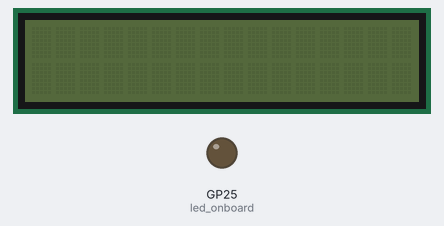
A program run on a simulated Raspberry Pi Pico running MicroPython. Parts: 16×2 character LCD, output pins drawn as LEDs (lit = HIGH). The clock reads 2024-03-15 10:24:30 at power-on unless the program sets it; pins used as bus, display or sensor lines are not drawn.

Above: at 0.1 s.
At 0.5 s:
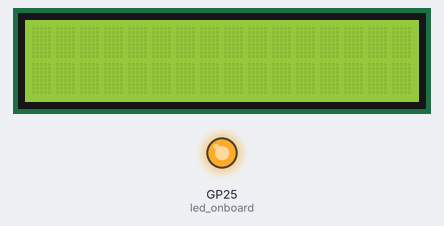
At 39.87 s:
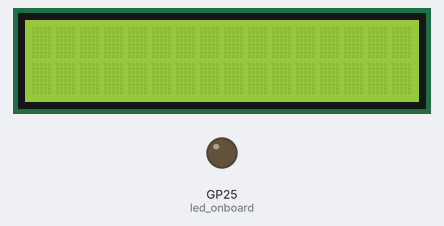
Timing chart, 0 to 40.0 s (numbered marks = the images above):
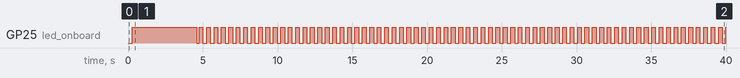

Measured:
- by itself, GP25 (led_onboard): goes HIGH 4.3 s, LOW 0.15 s, 71 × (HIGH 0.25 s, LOW 0.25 s), then HIGH

The program:

clock.py
```python
# -----------------------------------------
#                 NOTES
# -----------------------------------------
"""
Dieter Steinhauser
12/2022
PicoPAD Test Script

"""

# -----------------------------------------
#               IMPORTS
# -----------------------------------------

from LCD import LCD
# import _thread
from utime import sleep, sleep_ms, sleep_us, ticks_ms
from machine import Pin, Timer, ADC, freq
import gc
from machine import RTC


# -----------------------------------------
#         CONSTANTS/VARIABLES
# -----------------------------------------

# ------------------
REFRESH_RATE = 10 # Frequency in Hz
REFRESH_PERIOD = int((1 / REFRESH_RATE) * 1000) # delay in milliseconds

# ------------------
UPY_BIT_RES = 16
ADC_REF = 3.3
VOLT_PER_BIT = ADC_REF / (2**UPY_BIT_RES) # ADC recieves in 2 byte packets and micropython automagically fixes it.

# ------------------
DAC_REF = 5.0
DC_OFFSET = 0
DC_OFFSET_RES = int((DC_OFFSET / DAC_REF) * (2**UPY_BIT_RES))

# ------------------
FREQ_MAX = 160
FREQ_MIN = 10
AMP_MAX = DAC_REF
AMP_MIN = 0

MAX_DIST_US0 = 50
MAX_DIST_US1 = 20


# -------------------------------------------------------------
#           INITIALIZATION
# -------------------------------------------------------------

# -----------------------------------------
#           SYSTEM CLOCK
# -----------------------------------------

DEFAULT_SYS_CLK = 125_000_000
STABLE_OVERCLOCK = 270_000_000

# Pico can go up to 270MHz before needing to flash to the eeprom directly.
system_clock = DEFAULT_SYS_CLK

# if the system clock is not the default, apply the clock speed.
if system_clock !=  DEFAULT_SYS_CLK:
    freq(system_clock)

# print(f'Clock: {freq()/1e6}MHz')

# -----------------------------------------
#               PINOUT
# -----------------------------------------

# LCD Pins handled in LCD.py
# ----------------------------
# EN = Pin(0, Pin.OUT)
# RS = Pin(1, Pin.OUT)
# D7 = Pin(2, Pin.OUT)
# D6 = Pin(3, Pin.OUT)
# D5 = Pin(4, Pin.OUT)
# D4 = Pin(5, Pin.OUT)

# Ultrasonic sensor pins handled in sensors.py
# ----------------------------
# us0_trig = Pin(6, Pin.OUT)
# us0_echo = Pin(7, Pin.IN)
# us1_trig = Pin(8, Pin.OUT)
# us1_echo = Pin(9, Pin.IN)

# Switches
# ----------------------------
# sw0 = Pin(10, Pin.IN, Pin.PULL_DOWN)
# sw1 = Pin(11, Pin.IN, Pin.PULL_DOWN)
# sw2 = Pin(12, Pin.IN, Pin.PULL_DOWN)
# sw3 = Pin(13, Pin.IN, Pin.PULL_DOWN)
# switch_pins = [sw0, sw1, sw2, sw3]

# LEDs
# ----------------------------
# led0 = Pin(14, Pin.OUT)
# led1 = Pin(15, Pin.OUT)
led_onboard = Pin(25, Pin.OUT)
# led_pins = [led0, led1, led_onboard]

# SPI handled by the Hardware in spi_config.py
# ----------------------------
# miso = Pin(16, Pin.IN)
# cs = Pin(17, Pin.OUT, value=1)
# mosi = Pin(18, Pin.OUT)
# sck = Pin(19, Pin.OUT)

# Buttons
# ----------------------------
# button0 = Pin(20, Pin.IN)
# button1 = Pin(21, Pin.IN)
# button2 = Pin(22, Pin.IN)
# button3 = Pin(28, Pin.IN)
# button_pins = [button0, button1, button2, button3]

# ADC
# ----------------------------
# adc0 = ADC(26) # Connect to GP26, which is channel 0
# adc1 = ADC(27) # Connect to GP27, which is channel 1

# -----------------------------------------
#           REAL TIME CLOCK
# -----------------------------------------
# from machine import RTC

rtc = RTC()
rtc.datetime((2022, 12, 22, 0, 12, 52, 0, 0)) # set a specific date and
                                             # time, eg. 2017/8/23 1:12:48
rtc.datetime() # get date and time

# -----------------------------------------
#           LCD
# -----------------------------------------
lcd = LCD(enable_pin=0,
         reg_select_pin=1,
         data_pins=[2, 3, 4, 5]
         )

lcd.init()
lcd.clear()
# lcd.cursor_on()
# lcd.blink()
# -----------------------------------------
#           ADC
# -----------------------------------------
adc0 = ADC(26) # Connect to GP26, which is channel 0
adc1 = ADC(27) # Connect to GP27, which is channel 1
# adc2 = machine.ADC(28) # Connect to GP28, which is channel 2
# adc_reading = adc0.read_u16() * VOLT_PER_BIT # read and report the ADC reading


# -----------------------------------------
#           PROCESS 1: IO
# -----------------------------------------

while True:

    splash = True
    # Display the splash screen on startup.
    if splash is True:
        led_onboard(1)
        lcd.print(f'PicoPAD Test  ')
        lcd.go_to(0,1)
        lcd.print(f'Dieter S.        ')
        sleep(2)
        lcd.home()
        lcd.clear()
        lcd.print(f'System Clock')
        lcd.go_to(0,1)
        lcd.print(f'{freq()/1e6}MHz')
        sleep(2)
        lcd.home()
        lcd.clear()
        led_onboard.toggle()

    while True:

        # read ADC
        # -----------------------------------------
#         adc0_reading = (adc0.read_u16() * VOLT_PER_BIT) - 0.100
#         adc1_reading = (adc1.read_u16() * VOLT_PER_BIT) - 0.100

        year, month, day, weekday, hour, minute, second, microsecond = rtc.datetime() # get date and time
        hour = f'0{hour}' if hour < 10 else hour
        minute = f'0{minute}' if minute < 10 else minute
        second = f'0{second}' if second < 10 else second
        microsecond = f'0{microsecond}' if microsecond < 10 else microsecond

        lcd.home()
        lcd.print(f'{month}/{day}/{year}   ')
        lcd.go_to(0,1)
        lcd.print(f'{hour}:{minute}:{second}   ')

        # toggle onboard LED for System speed status and refresh delay
        # -----------------------------------------
        led_onboard.toggle()
        sleep_ms(REFRESH_PERIOD)
        gc.collect()
```

LCD.py
```python
# -----------------------------------------
#                 NOTES
# -----------------------------------------
"""
Dieter Steinhauser
5/2023
Parallel LCD functions, Configured for 4-bit communication.
"""

# -----------------------------------------
#               IMPORTS
# -----------------------------------------

from machine import Pin
import time
utime = time

# -----------------------------------------
#          CONSTANTS AND VARIABLES
# -----------------------------------------

# CONSTANTS
# ----------------------

LCD_CMD = 0
LCD_DATA = 1

# ----------------------
# GPIO Wiring: Legacy Structure
# ----------------------

# EN = Pin(0, Pin.OUT) # Enable Pin
# RS = Pin(1, Pin.OUT) # Register Select

# PINS = [2, 3, 4, 5]
# Pin numbers for the upper nibble, does the below assignment in configure method.
# D4 = Pin(2, Pin.OUT)
# D5 = Pin(3, Pin.OUT)
# D6 = Pin(4, Pin.OUT)
# D7 = Pin(5, Pin.OUT)

# list that gets populated with pinout objects for data line.
# DATA_BUS = []

# -----------------------------------------
#                 METHODS
# -----------------------------------------

# def Configure():
#     """Creates the data bus object from the pin list"""

#     for index in range(4):
#        DATA_BUS.append(Pin(PINS[index], Pin.OUT))

# # -----------------------------------------

# def lcd_strobe():
#     """Flashes the enable line and provides wait period."""

#     EN.value(1)
#     utime.sleep_ms(1)

#     EN.value(0)
#     utime.sleep_ms(1)

# # -----------------------------------------

# def lcd_write(command, mode):
#     """Sends data to the LCD module. """

#     # determine if writing a command or data
#     data = command if mode == 0 else ord(command)

#     # need upper nibble for first loop. lower nibble can use data directly.
#     upper = data >> 4

#     # write the upper nibble
#     for index in range(4):
#         bit = upper & 1
#         DATA_BUS[index].value(bit)
#         upper = upper >> 1

#     # strobe the LCD, sending the nibble
#     RS.value(mode)
#     lcd_strobe()

#     # write the lower nibble
#     for index in range(4):
#         bit = data & 1
#         DATA_BUS[index].value(bit)
#         data = data >> 1

#     # Strobe the LCD, sending the nibble
#     RS.value(mode)
#     lcd_strobe()
#     utime.sleep_ms(1)
#     RS.value(1)

# # -----------------------------------------

# def lcd_clear():
#     """Clear the LCD Screen."""

#     lcd_write(0x01, 0)
#     utime.sleep_ms(5)

# # -----------------------------------------

# def lcd_home():
#     """Return the Cursor to the starting position."""

#     lcd_write(0x02, 0)
#     utime.sleep_ms(5)

# # -----------------------------------------


# def lcd_cursor_blink():
#     """Have the cursor start blinking."""

#     lcd_write(0x0D, 0)
#     utime.sleep_ms(1)

# # -----------------------------------------

# def lcd_cursor_on():
#     """Have the cursor on, Good for debugging."""

#     lcd_write(0x0E, 0)
#     utime.sleep_ms(1)

# # -----------------------------------------

# def lcd_cursor_off():
#     """Turn the cursor off."""

#     lcd_write(0x0C, 0)
#     utime.sleep_ms(1)

# # -----------------------------------------

# def lcd_puts(string):
#     """Write a string on to the LCD."""

#     for element in string:
#        lcd_putch(element)

# # -----------------------------------------

# def lcd_putch(c):
#     """Write a character on to the LCD."""
#     lcd_write(c, 1)

# # -----------------------------------------

# def lcd_goto(column, row):


#     if row == 0:
#         address = 0

#     if row == 1:
#         address = 0x40

#     if row == 2:
#         address = 0x14

#     if row == 3:
#         address = 0x54

#     address = address + column
#     lcd_write(0x80 | address, 0)

# # -----------------------------------------

# def lcd_init():

#     # Configure the pins of the device.
#     Configure()
#     utime.sleep_ms(120)

#     # clear values on data bus.
#     for index in range(4):
#         DATA_BUS[index].value(0)
#     utime.sleep_ms(50)

#     # initialization sequence.
#     DATA_BUS[0].value(1)
#     DATA_BUS[1].value(1)
#     lcd_strobe()
#     utime.sleep_ms(10)

#     lcd_strobe()
#     utime.sleep_ms(10)

#     lcd_strobe()
#     utime.sleep_ms(10)

#     DATA_BUS[0].value(0)
#     lcd_strobe()
#     utime.sleep_ms(5)

#     lcd_write(0x28, 0)
#     utime.sleep_ms(1)

#     lcd_write(0x08, 0)
#     utime.sleep_ms(1)

#     lcd_write(0x01, 0)
#     utime.sleep_ms(10)

#     lcd_write(0x06, 0)
#     utime.sleep_ms(5)

#     lcd_write(0x0C, 0)
#     utime.sleep_ms(10)


# -----------------------------------------
#                 LCD Class:
# -----------------------------------------


class LCD:
    """The LCD class is meant to abstract the LCD driver further and streamline development."""

    CMD_MODE = 0
    DATA_MODE = 1

    def __init__(self, enable_pin: int, reg_select_pin: int, data_pins: list) -> None:
        """
        Object initialization.

        :param enable_pin: integer value of the enable pin desired.
        :type enable_pin: int
        :param reg_select_pin: integer value of the reg_select pin desired.
        :type reg_select_pin: int
        :param data_pins: list of integer values for the data pins desired in communication.
        :type data_pins: list[int]
        """

        self.enable_pin = Pin(enable_pin, Pin.OUT)
        self.reg_select_pin = Pin(reg_select_pin, Pin.OUT)
        self._data_pins = data_pins
        self.data_bus = []

        # Configure the pins of the device.
        self._configure()
        utime.sleep_ms(120)

    # -----------------------------------------

    def _configure(self):
        """Creates the data bus object from the pin list. """

        # Configure the pins of the device.
        for element in self._data_pins:
            self.data_bus.append(Pin(element, Pin.OUT))

    # -----------------------------------------

    def init(self):
        """Initializes the LCD for communication."""

        # clear values on data bus.
        for index in range(4):
            self.data_bus[index].value(0)
        utime.sleep_ms(50)

        # initialization sequence.
        self.data_bus[0].value(1)
        self.data_bus[1].value(1)
        self.strobe()
        utime.sleep_ms(10)

        self.strobe()
        utime.sleep_ms(10)

        self.strobe()
        utime.sleep_ms(10)

        self.data_bus[0].value(0)
        self.strobe()
        utime.sleep_ms(5)

        self.write(0x28, 0)
        utime.sleep_ms(1)

        self.write(0x08, 0)
        utime.sleep_ms(1)

        self.write(0x01, 0)
        utime.sleep_ms(10)

        self.write(0x06, 0)
        utime.sleep_ms(5)

        self.write(0x0C, 0)
        utime.sleep_ms(10)

    # -----------------------------------------

    def strobe(self):
        """
        Flashes the enable line and provides wait period.
        """

        self.enable_pin.value(1)
        utime.sleep_ms(1)

        self.enable_pin.value(0)
        utime.sleep_ms(1)

    # -----------------------------------------

    def write(self, command, mode):
        """
        Sends data to the LCD module.

        :param command: Information packet being sent to the LCD.
        :type command: str
        :param mode: Mode of operation for the LCD, either command mode (1) or data mode (0)
        :type mode: int
        :return: None
        """

        # determine if writing a command or data
        data = command if mode == 0 else ord(command)

        # need upper nibble for first loop. lower nibble can use data directly.
        upper = data >> 4

        # write the upper nibble
        for index in range(4):
            bit = upper & 1
            self.data_bus[index].value(bit)
            upper = upper >> 1

        # strobe the LCD, sending the nibble
        self.reg_select_pin.value(mode)
        self.strobe()

        # write the lower nibble
        for index in range(4):
            bit = data & 1
            self.data_bus[index].value(bit)
            data = data >> 1

        # Strobe the LCD, sending the nibble
        self.reg_select_pin.value(mode)
        self.strobe()
        utime.sleep_ms(1)
        self.reg_select_pin.value(1)

    # -----------------------------------------

    def clear(self):
        """
        Clears the LCD Screen.

        Good to perform on occasion but produces flashing on screen when triggered consistently.
        """

        self.write(0x01, 0)
        utime.sleep_ms(5)

    # -----------------------------------------

    def home(self):
        """
        Return the Cursor to the starting position.

        Functionally the same as using the go_to function and specifying (0, 0) coordinates.
        """

        self.write(0x02, 0)
        utime.sleep_ms(5)

    # -----------------------------------------


    def blink(self):
        """
        Have the cursor start blinking.
        """

        self.write(0x0D, 0)
        utime.sleep_ms(1)

    # -----------------------------------------

    def cursor_on(self):
        """
        Have the cursor on, Good for debugging.
        """

        self.write(0x0E, 0)
        utime.sleep_ms(1)

    # -----------------------------------------

    def cursor_off(self):
        """
        Turn the cursor off.
        """

        self.write(0x0C, 0)
        utime.sleep_ms(1)

    # -----------------------------------------

    def print(self, string):
        """
        Write a string on to the LCD.

        Wrapper of the string function with more descriptive naming.

        :param string: String desired to be written.
        :type string: str

        """

        for element in string:
            self._putch(element)

    # -----------------------------------------

    def _putch(self, c):
        """
        Write a character on to the LCD.

        Protected because the method is less intuitive compared to the print.

        :param c: ASCII character.
        :type c: str
        :return: None
        """
        self.write(c, 1)

    # -----------------------------------------

    def _puts(self, string):
        """
        Write a string on to the LCD.

        :param string: String desired to be written.
        :type string: str
        :return: None
        """

        for element in string:
            self._putch(element)

    # -----------------------------------------
    def go_to(self, column, row):
        """
        Move the cursor to a specific column and row.

        :param column: Column index, 0-15. May be higher on different size LCDs
        :type column: int
        :param row: Row index, 0-1. May be higher on different size LCDs
        :type row: int
        :return: None
        """
        if row == 0:
            address = 0

        if row == 1:
            address = 0x40

        if row == 2:
            address = 0x14

        if row == 3:
            address = 0x54

        address = address + column
        self.write(0x80 | address, 0)


# -----------------------------------------
#              END OF FILE
# -----------------------------------------
```
